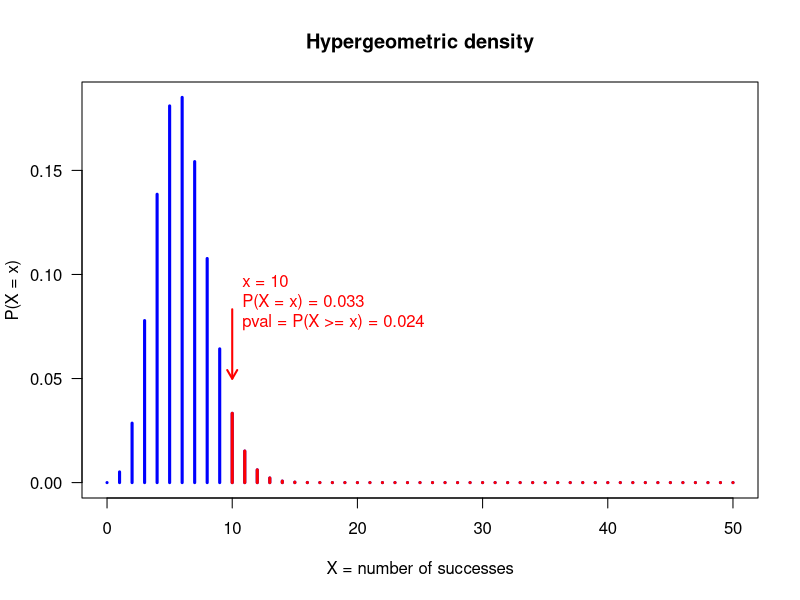
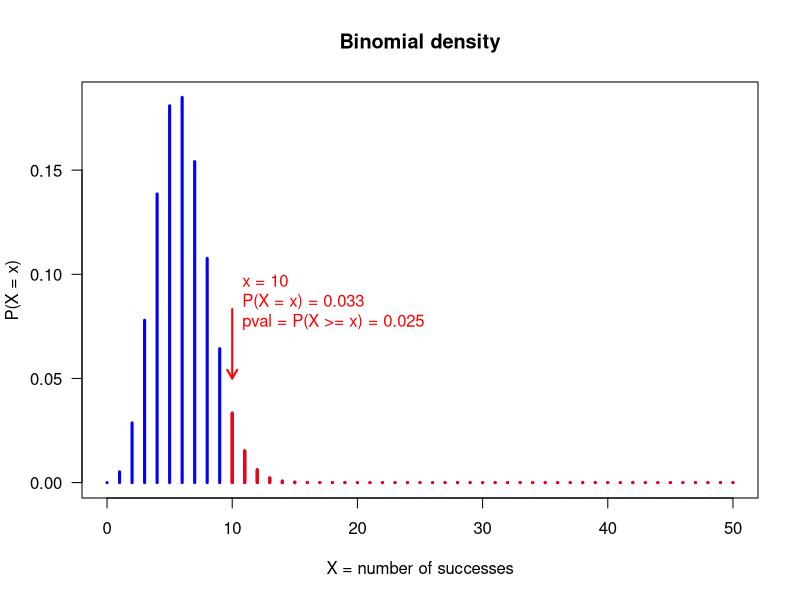

These charts were generated, in order, by the following R code:
## ---- chunk 1
knitr::opts_chunk$set(echo = TRUE)
## ---- chunk 2
m <- 3000 ## Number of annotated genes for the funcitonal class
N <- 30000 # Total number of genes with some annotation in the GO catalog
k <- 50 # size of the selection = number of genes associated to the disease
x <- 10 # Number of genes of interest annotated for the current functional class

X <- 0:k #All possible values for the size of the intersection

## ---- chunk 3

## Hypergeometric density (probability to observe exactly x successes)
hyper.dens <- dhyper(x = X -1, m = m, n = N - m, k = k)

## Hypergeometric p-value: probability to observe at least x successes
hyper.pval <- phyper(q = X -1, m = m, n = N - m, k = k, lower.tail = FALSE)

## Plot the distribution 
plot(X, hyper.dens, main = "Hypergeometric density", type = "h", lwd = 3, col ="blue", las = 1,
     xlab = "X = number of successes", ylab = "P(X = x)")

arrows(x0 = x, 
       y0 = (hyper.dens[X == x]) + 0.05, 
       x1 = x, 
       y1 = (hyper.dens[X == x]) * 1.5, 
       length = 0.1, angle = 30, lwd = 2, col = "red")
text(x = x, 
     y = (hyper.dens[X == x]) + 0.05, 
     pos = 4, 
     labels = paste(sep = "\n", 
                    paste("x =", x), 
                    paste("P(X = x) =", signif(digits = 2, hyper.dens[X == x])),
                    paste("pval = P(X >= x) =", signif(digits = 2, hyper.pval[X == x]))), 
     col = "red")

lines(X[X >= x], 
      hyper.dens[X >= x], type = "h", 
      lwd = 3, col ="red")
## ---- chunk 4

## Prior probability to pick up a marked gene in the universe
p.success <- m / N
  
## Binomial density (probability to observe exactly x successes)
binom.dens <- dbinom(x = X -1, size = k, prob = p.success)

## Binomial p-value: probability to observe at least x successes
binom.pval <- pbinom(q = X -1, size = k, prob = p.success, lower.tail = FALSE)

## Plot the distribution 
plot(X, binom.dens, main = "Binomial density", type = "h", lwd = 3, col ="blue", las = 1,
     xlab = "X = number of successes", ylab = "P(X = x)")

arrows(x0 = x, 
       y0 = (binom.dens[X == x]) + 0.05, 
       x1 = x, 
       y1 = (binom.dens[X == x]) * 1.5, 
       length = 0.1, angle = 30, lwd = 2, col = "red")
text(x = x, 
     y = (binom.dens[X == x]) + 0.05, 
     pos = 4, 
     labels = paste(sep = "\n", 
                    paste("x =", x), 
                    paste("P(X = x) =", signif(digits = 2, binom.dens[X == x])),
                    paste("pval = P(X >= x) =", signif(digits = 2, binom.pval[X == x]))), 
     col = "red")

lines(X[X >= x], 
      binom.dens[X >= x], type = "h", 
      lwd = 3, col ="red")
  
